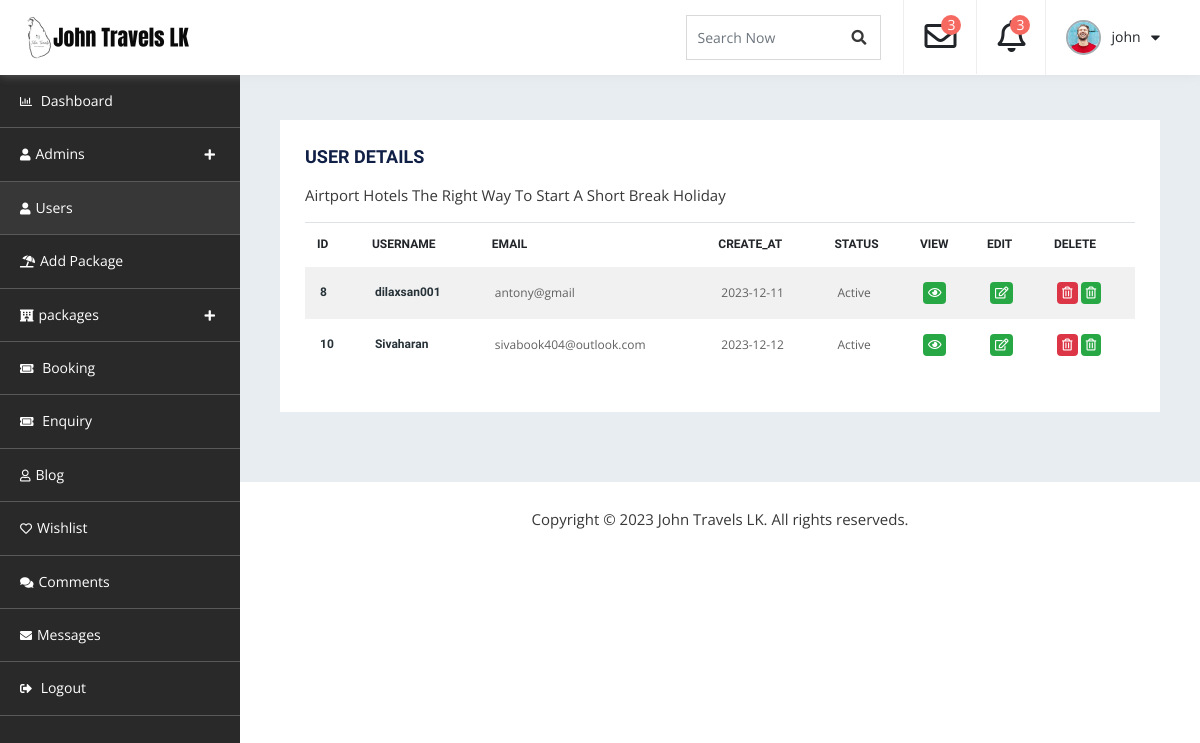
The app's page /admin_dashboard/user.php (signed in), older data.
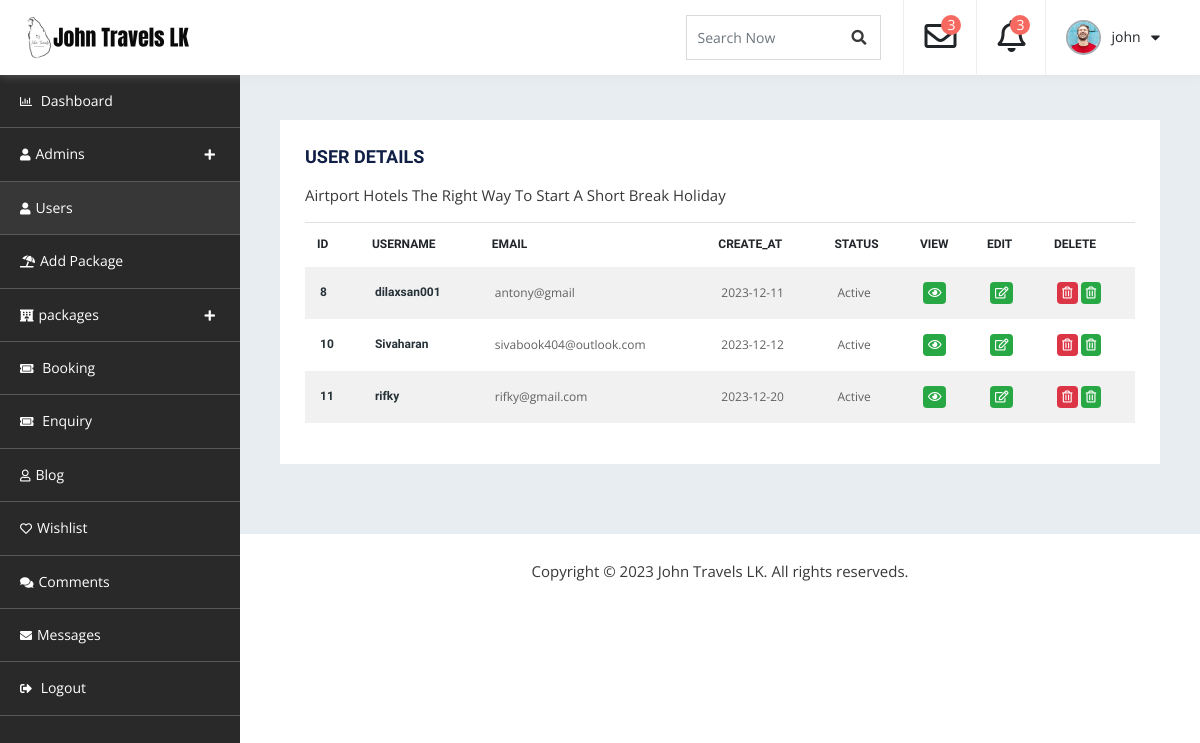
The same page, newer data.
### tables this page shows
CREATE TABLE `customers` (
  `Customer_Id` int(11) NOT NULL,
  `Username` varchar(255) NOT NULL,
  `Email` varchar(255) NOT NULL,
  `Password` varchar(255) NOT NULL,
  `Create_at` date NOT NULL DEFAULT current_timestamp(),
  `Status` varchar(50) NOT NULL DEFAULT 'Active',
  `verify_token` varchar(255) DEFAULT NULL
);

### admin_dashboard/A-dashboard.php (called while the page is built)
<?php
function displayAdmin(){
    require '../admin_dashboard/db-connection.php';
    $id=$_SESSION["aid"];
    $query="SELECT * FROM admins WHERE Admin_Id ='$id'";
    $result = mysqli_query($conn,$query);
    if(mysqli_num_rows($result)==1){
        $row=mysqli_fetch_assoc($result);
    }
    else{
        echo "error";
    }
    return $row["First_name"];
}
function displayImg(){
    require '../admin_dashboard/db-connection.php';
    $id=$_SESSION["aid"];
    $query="SELECT * FROM admins WHERE Admin_Id ='$id'";
    $result = mysqli_query($conn,$query);
    if(mysqli_num_rows($result)==1){
        $row=mysqli_fetch_assoc($result);
        $img=$row["Image"];
    }
    else{
        $img="temp.png";
    }
    return $img;
}
?>

### admin_dashboard/user.php (the view, shortened to what this page needs)
<?php
include'db-connection.php';
?>
<?php
require 'A-dashboard.php';
$name=displayAdmin();
?>
<!doctype html>
<html lang="en">
   <head>
      <link rel="stylesheet" href="assets/css/bootstrap.min.css" media="all">
      <link rel="stylesheet" type="text/css" href="assets/css/all.min.css">
      <link rel="stylesheet" type="text/css" href="style.css">
</head>
<body>
    <div id="container-wrapper">
        <div id="dashboard" class="dashboard-container">
            <div class="dashboard-header sticky-header">
                <div class="content-left  logo-section pull-left">
                    <h1><a href="../index.php"><img src="assets/images/logo.png" alt=""></a></h1>
                </div>
                <div class="heaer-content-right pull-right">
                    <div class="search-field">
                        <form>
                            <div class="form-group">
                                <input type="text" class="form-control" id="search" placeholder="Search Now">
                                <a href="#"><span class="search_btn"><i class="fa fa-search" aria-hidden="true"></i></span></a>
                            </div>
                        </form>
                    </div>
                    <div class="dropdown">
                        <a class="dropdown-toggle" id="notifyDropdown" data-toggle="dropdown" aria-haspopup="true" aria-expanded="false">
                            <div class="dropdown-item">
                                <i class="far fa-envelope"></i>
                                <span class="notify">3</span>
                            </div>
                        </a>
                    </div>
                    <div class="dropdown">
                        <a class="dropdown-toggle" data-toggle="dropdown">
                            <div class="dropdown-item">
                                <i class="far fa-bell"></i>
                                <span class="notify">3</span>
                            </div>
                        </a>
                    </div>
                    <div class="dropdown">
                        <a class="dropdown-toggle" data-toggle="dropdown">
                            <div class="dropdown-item profile-sec">
                            <?php
                                $img=displayImg();
                                ?>
                                <img src="admins/<?php echo $img;?>" alt="admin">
                                <span><?php echo $name;?></span>
                                <i class="fas fa-caret-down"></i>
                            </div>
                        </a>
                    </div>
                </div>
            </div>
            <div class="dashboard-navigation">
                <div id="dashboard-Navigation" class="slick-nav"></div>
                <div id="navigation" class="navigation-container">
                    <ul>
                        <li><a href="dashboard.php"><i class="far fa-chart-bar"></i> Dashboard</a></li>
                        <li><a><i class="fas fa-user"></i>Admins</a>
                        </li>
                        <li class="active-menu"><a href="user.php"><i class="fas fa-user"></i>Users</a>
                        </li>
                        <li><a href="db-add-package.php"><i class="fas fa-umbrella-beach"></i>Add Package</a></li>
                        <li>
                            <a><i class="fas fa-hotel"></i></i>packages</a>
                        </li>
                        <li><a href="db-booking.php"><i class="fas fa-ticket-alt"></i> Booking</a></li>
                        <li><a href="db-enquiry.php"><i class="fas fa-ticket-alt"></i> Enquiry</a></li>
                        <li><a href="db-blog.php"><i class="far fa-user"></i>Blog</a></li>
                        <li><a href="db-wishlist.php"><i class="far fa-heart"></i>Wishlist</a></li>
                        <li><a href="db-comment.php"><i class="fas fa-comments"></i>Comments</a></li>
						<li><a href="db-messages.php"><i class="fas fa-envelope"></i>Messages</a></li>
                        <li><a href="login.php"><i class="fas fa-sign-out-alt"></i> Logout</a></li>
                    </ul>
                </div>
            </div>
            <div class="db-info-wrap">
                <div class="row">
                    <div class="col-lg-12">
                        <div class="dashboard-box table-opp-color-box">
                            <h4>User Details</h4>
                            <p>Airtport Hotels The Right Way To Start A Short Break Holiday</p>
                            <div class="table-responsive">
                                <table class="table">
                                    <thead>
                                        <tr>
                                            <th>Id</th>
                                            <th>Username</th>
                                            <th>Email</th>
                                            <th>Create_at</th>
                                            <th>Status</th>
                                            <th>View</th>
                                            <th>Edit</th>
                                            <th>Delete</th>
                                        </tr>
                                    </thead>
                                    <tbody>
                                    <?php
                                    $sql= "SELECT * FROM `customers`";
                                    $result= mysqli_query($conn,$sql);
                                    if($result){
                                        while($row=mysqli_fetch_assoc($result)):
                                            ?>
                                            <tr>
                                            <td><a href="#"><span class="list-name"><?php echo $row['Customer_Id'];?></span></a>
                                            </td>
                                            <td><a href="#"><span class="list-name"><?php echo $row['Username'];?></span></a>
                                            </td>
                                            <td><?php echo $row['Email'];?></td>
                                            <td><?php echo $row['Create_at'];?></td>
                                            <td><?php echo $row['Status'];?></td>
                                            <td>
                                                <a href="view-user.php?id=<?php echo $row['Customer_Id'];?>"><span class="badge badge-success"><i class="far fa-eye"></i></span>
                                            </td>
                                            <td>
                                            <a href="user-edit.php?id=<?php echo $row['Customer_Id'];?>"><span class="badge badge-success"><i class="far fa-edit"></i></span></a>
                                            </td>
                                            <td>
                                            <a href="user-delete.php?id=<?php echo $row['Customer_Id'];?>"><span class="badge badge-danger"><i class="far fa-trash-alt"></i></span></a>
                                            <a href="user-delete.php?Did=<?php echo $row['Customer_Id'];?>"><span class="badge badge-success"><i class="far fa-trash-alt"></i></span></a>
                                            </td>
                                        </tr>
                                        <?php endwhile;
                                        }
                                        ?>
                                    </tbody>
                                </table>
                            </div>
                        </div>
                    </div>
                </div>
            </div>
            <div class="copyrights">
               Copyright © 2023 John Travels LK. All rights reserveds.
            </div>
        </div>
    </div>
</body>
</html>

Row changes from the older to the newer data that the page shows:
added customers: Customer_Id "11", Username "rifky", Email "rifky@gmail.com", Create_at "2023-12-20", Status "Active"
